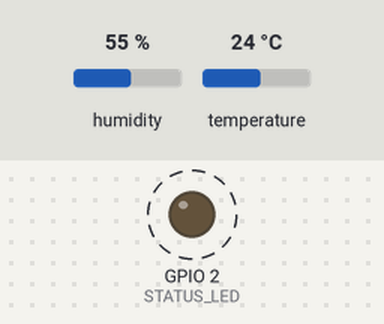
Recording of a sketch running on a simulated ESP32. Parts: output pins drawn as LEDs (lit = HIGH). Dashed ring = blinking. Inputs (shaded band) come from the test bench; at power-on: humidity 55 %, temperature 24 °C. What the sketch prints to the serial monitor is not drawn.

Above: at 0.2 s.
Timing chart, 0 to 3.0 s (numbered marks = the images above):
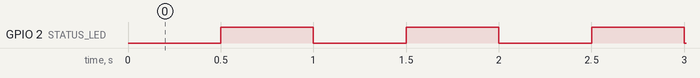

The sketch:

claude_4.6_thinking.ino
```cpp
// ============================================================
//  ESP32 / Arduino Sketch
//  - Status LED blinks twice per second (every 500 ms)
//  - DHT11 temperature sampled every 5 seconds
//  - Both tasks run in parallel using millis()
// ============================================================

#include <DHT.h>
#include <Adafruit_Sensor.h>

// ---- Pin Definitions ----
#define DHT_PIN       4      // DHT11 data pin
#define DHT_MODEL     DHT11

// ESP32 does not always define LED_BUILTIN; GPIO 2 is the safe default
#ifndef LED_BUILTIN
  #define LED_BUILTIN 2
#endif
#define STATUS_LED    LED_BUILTIN

// ---- Task Intervals ----
#define LED_BLINK_MS    500    // Blink twice per second = toggle every 500 ms
#define TEMP_SAMPLE_MS  5000   // Sample temperature every 5 seconds

// ---- Objects ----
DHT sensor(DHT_PIN, DHT_MODEL);

// ---- Timing Trackers ----
unsigned long ledTimer  = 0;
unsigned long tempTimer = 0;

// ---- LED State ----
bool ledToggle = false;

// ============================================================
void setup() {
  Serial.begin(115200);
  while (!Serial) { ; } // Wait for serial port (optional, useful on some boards)

  pinMode(STATUS_LED, OUTPUT);
  digitalWrite(STATUS_LED, LOW);

  sensor.begin();

  Serial.println("--------------------------------------------");
  Serial.println("  Sketch started!");
  Serial.println("  LED    : blinks every 500 ms");
  Serial.println("  Sensor : sampled every 5 seconds");
  Serial.println("--------------------------------------------");
}

// ============================================================
void loop() {
  unsigned long now = millis();

  // Task 1: Blink status LED twice per second
  if (now - ledTimer >= LED_BLINK_MS) {
    ledTimer   = now;
    ledToggle  = !ledToggle;
    digitalWrite(STATUS_LED, ledToggle);
  }

  // Task 2: Sample DHT11 every 5 seconds
  if (now - tempTimer >= TEMP_SAMPLE_MS) {
    tempTimer = now;

    float celsius    = sensor.readTemperature();
    float fahrenheit = sensor.readTemperature(true); // pass true for Fahrenheit

    if (isnan(celsius) || isnan(fahrenheit)) {
      Serial.println("[DHT11] Read failed. Check wiring.");
    } else {
      Serial.print("[DHT11] Temp: ");
      Serial.print(celsius);
      Serial.print(" C  /  ");
      Serial.print(fahrenheit);
      Serial.println(" F");
    }
  }
}
```

Measured:
- by itself, GPIO 2 (STATUS_LED): alternates HIGH for 0.50 s and LOW for 0.50 s
